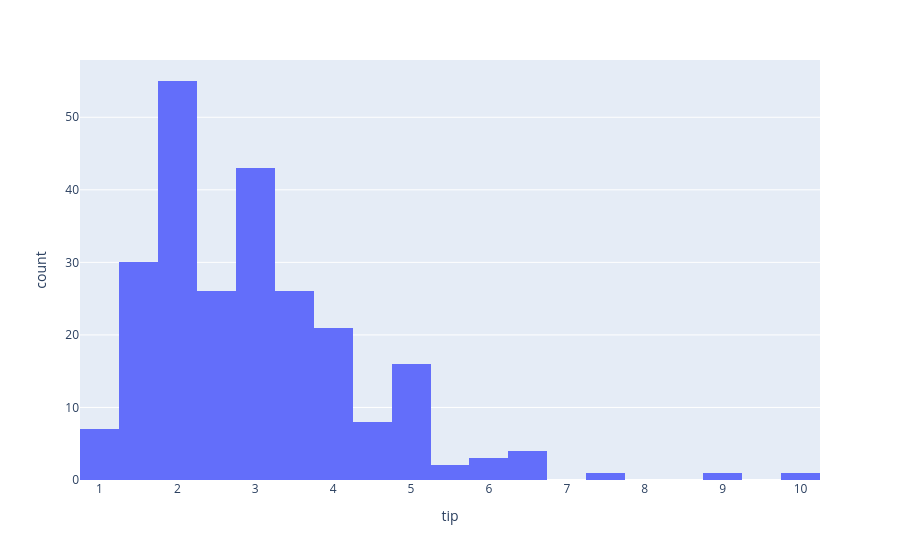

The notebook cell saved with this chart:
### Markdown cell above
Histogram

### Code cell
px.histogram(df, "tip")

### Figure 1 — Plotly figure (JSON) as saved in the notebook; plotly's stock layout.template omitted (floating-point values rounded to 4 significant figures; data arrays with more than 128 entries replaced by an {"elided": "..."} marker saying what was removed)
{"data": [{"bingroup": "x", "hovertemplate": "tip=%{x}<br>count=%{y}<extra></extra>", "legendgroup": "", "marker": {"color": "#636efa", "pattern": {"shape": ""}}, "name": "", "orientation": "v", "showlegend": false, "type": "histogram", "x": {"elided": "244 float values"}, "xaxis": "x", "yaxis": "y"}], "layout": {"barmode": "relative", "legend": {"tracegroupgap": 0}, "margin": {"t": 60}, "xaxis": {"anchor": "y", "domain": [0, 1], "title": {"text": "tip"}}, "yaxis": {"anchor": "x", "domain": [0, 1], "title": {"text": "count"}}}}
